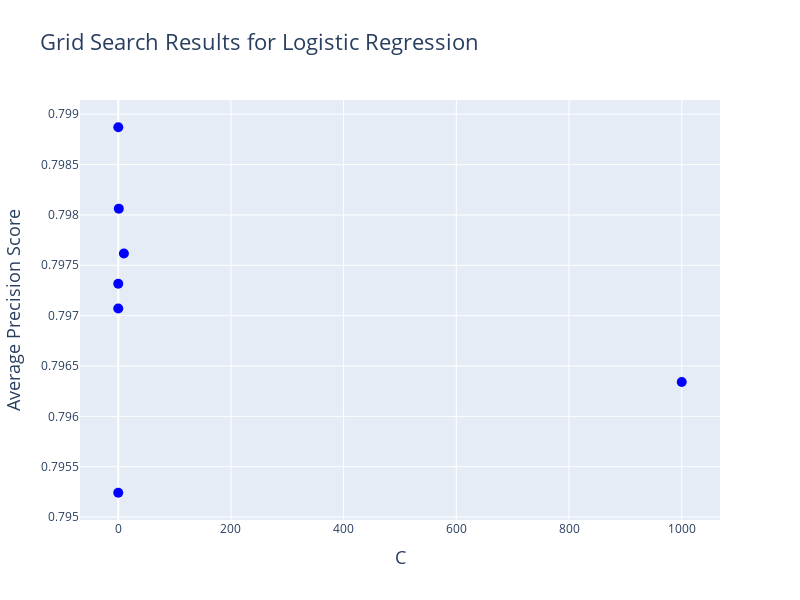

Write notebook code for a chart like this one.
### Markdown cell above
<br>

**Display the GridSearchCV as an image**

### Code cell
import plotly.graph_objs as go
import plotly.io as pio

# Set the default renderer for Plotly in JupyterLab
pio.renderers.default = 'jupyterlab'

# Extract the results of the grid search
results_gs_LR_cl = gs_LR_cl.cv_results_
params_gs_LR_cl = results_gs_LR_cl['params']
mean_test_score_gs_LR_cl = results_gs_LR_cl['mean_test_score']

# Set a constant color for all points
constant_color = 'rgba(0, 0, 255, 1)' 

# Create a scatter plot of the test scores
fig = go.Figure()
fig.add_trace(go.Scatter(
    x=[params_gs_LR_cl[i]['C'] for i in range(len(params_gs_LR_cl))],
    y=mean_test_score_gs_LR_cl,
    mode='markers',
    marker=dict(
        size=10,
        color=constant_color,
        showscale=False  
    )
))

# Set the axis labels and title with font sizes
fig.update_layout(
    title=dict(text='Grid Search Results for Logistic Regression', font=dict(size=22)),
    xaxis_title=dict(text='C', font=dict(size=18)),
    yaxis_title=dict(text='Average Precision Score', font=dict(size=18)),
    height=600,  
    width=800   
)

# Display the plot
fig.show()

# fig.write_image("your_path/fig_S2.jpg")

### Figure 1 — Plotly figure (JSON) as saved in the notebook; plotly's stock layout.template omitted (floating-point values rounded to 4 significant figures)
{"data": [{"marker": {"color": "rgba(0, 0, 255, 1)", "showscale": false, "size": 10}, "mode": "markers", "type": "scatter", "x": [0.0001, 0.001, 0.01, 0.1, 1, 10, 1000], "y": [0.7952, 0.7973, 0.7971, 0.7989, 0.7981, 0.7976, 0.7963]}], "layout": {"height": 600, "title": {"font": {"size": 22}, "text": "Grid Search Results for Logistic Regression"}, "width": 800, "xaxis": {"autorange": true, "range": [-67.94, 1068.0], "title": {"font": {"size": 18}, "text": "C"}, "type": "linear"}, "yaxis": {"autorange": true, "range": [0.795, 0.7991], "title": {"font": {"size": 18}, "text": "Average Precision Score"}, "type": "linear"}}}
